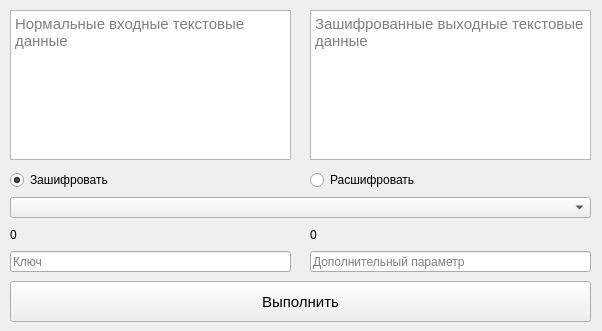
<?xml version="1.0" encoding="UTF-8"?>
<ui version="4.0">
 <class>Form</class>
 <widget class="QWidget" name="Form">
  <property name="windowModality">
   <enum>Qt::WindowModality::WindowModal</enum>
  </property>
  <property name="geometry">
   <rect>
    <x>0</x>
    <y>0</y>
    <width>602</width>
    <height>331</height>
   </rect>
  </property>
  <property name="minimumSize">
   <size>
    <width>444</width>
    <height>331</height>
   </size>
  </property>
  <property name="windowTitle">
   <string>aCrypt - шифратор</string>
  </property>
  <widget class="QFrame" name="encryptFrame">
   <property name="enabled">
    <bool>true</bool>
   </property>
   <property name="geometry">
    <rect>
     <x>10</x>
     <y>10</y>
     <width>581</width>
     <height>151</height>
    </rect>
   </property>
   <property name="minimumSize">
    <size>
     <width>0</width>
     <height>0</height>
    </size>
   </property>
   <property name="frameShape">
    <enum>QFrame::Shape::NoFrame</enum>
   </property>
   <property name="frameShadow">
    <enum>QFrame::Shadow::Raised</enum>
   </property>
   <widget class="QTextEdit" name="encryptInputTextEdit">
    <property name="geometry">
     <rect>
      <x>0</x>
      <y>0</y>
      <width>281</width>
      <height>150</height>
     </rect>
    </property>
    <property name="font">
     <font>
      <pointsize>11</pointsize>
     </font>
    </property>
    <property name="horizontalScrollBarPolicy">
     <enum>Qt::ScrollBarPolicy::ScrollBarAsNeeded</enum>
    </property>
    <property name="acceptRichText">
     <bool>true</bool>
    </property>
    <property name="placeholderText">
     <string>Нормальные входные текстовые данные</string>
    </property>
   </widget>
   <widget class="QTextEdit" name="encryptOutputTextEdit">
    <property name="geometry">
     <rect>
      <x>300</x>
      <y>0</y>
      <width>281</width>
      <height>150</height>
     </rect>
    </property>
    <property name="font">
     <font>
      <pointsize>11</pointsize>
     </font>
    </property>
    <property name="horizontalScrollBarPolicy">
     <enum>Qt::ScrollBarPolicy::ScrollBarAsNeeded</enum>
    </property>
    <property name="readOnly">
     <bool>true</bool>
    </property>
    <property name="placeholderText">
     <string>Зашифрованные выходные текстовые данные</string>
    </property>
   </widget>
   <widget class="QWidget" name="horizontalLayoutWidget">
    <property name="geometry">
     <rect>
      <x>0</x>
      <y>0</y>
      <width>21</width>
      <height>21</height>
     </rect>
    </property>
    <layout class="QHBoxLayout" name="encryptHorizontalLayout"/>
   </widget>
  </widget>
  <widget class="QComboBox" name="algorithmComboBox">
   <property name="geometry">
    <rect>
     <x>10</x>
     <y>197</y>
     <width>581</width>
     <height>21</height>
    </rect>
   </property>
   <property name="placeholderText">
    <string>Алгоритм</string>
   </property>
  </widget>
  <widget class="QFrame" name="radioButtonFrame">
   <property name="geometry">
    <rect>
     <x>10</x>
     <y>170</y>
     <width>581</width>
     <height>21</height>
    </rect>
   </property>
   <property name="frameShape">
    <enum>QFrame::Shape::NoFrame</enum>
   </property>
   <property name="frameShadow">
    <enum>QFrame::Shadow::Raised</enum>
   </property>
   <widget class="QRadioButton" name="encryptRadioButton">
    <property name="geometry">
     <rect>
      <x>0</x>
      <y>0</y>
      <width>281</width>
      <height>20</height>
     </rect>
    </property>
    <property name="text">
     <string>Зашифровать</string>
    </property>
    <property name="checkable">
     <bool>true</bool>
    </property>
    <property name="checked">
     <bool>true</bool>
    </property>
   </widget>
   <widget class="QRadioButton" name="decryptRadioButton">
    <property name="geometry">
     <rect>
      <x>300</x>
      <y>0</y>
      <width>281</width>
      <height>20</height>
     </rect>
    </property>
    <property name="text">
     <string>Расшифровать</string>
    </property>
   </widget>
   <widget class="QWidget" name="horizontalLayoutWidget_2">
    <property name="geometry">
     <rect>
      <x>560</x>
      <y>0</y>
      <width>21</width>
      <height>21</height>
     </rect>
    </property>
    <layout class="QHBoxLayout" name="radioButtonHorizontalLayout">
     <property name="leftMargin">
      <number>0</number>
     </property>
     <property name="topMargin">
      <number>0</number>
     </property>
     <property name="rightMargin">
      <number>0</number>
     </property>
     <property name="bottomMargin">
      <number>0</number>
     </property>
    </layout>
   </widget>
  </widget>
  <widget class="QPushButton" name="actionButton">
   <property name="geometry">
    <rect>
     <x>10</x>
     <y>281</y>
     <width>581</width>
     <height>41</height>
    </rect>
   </property>
   <property name="font">
    <font>
     <pointsize>11</pointsize>
    </font>
   </property>
   <property name="text">
    <string>Выполнить</string>
   </property>
   <property name="checkable">
    <bool>false</bool>
   </property>
  </widget>
  <widget class="QWidget" name="verticalLayoutWidget">
   <property name="geometry">
    <rect>
     <x>0</x>
     <y>0</y>
     <width>21</width>
     <height>21</height>
    </rect>
   </property>
   <layout class="QVBoxLayout" name="verticalLayout">
    <property name="spacing">
     <number>10</number>
    </property>
    <property name="leftMargin">
     <number>10</number>
    </property>
    <property name="topMargin">
     <number>10</number>
    </property>
    <property name="rightMargin">
     <number>10</number>
    </property>
    <property name="bottomMargin">
     <number>10</number>
    </property>
   </layout>
  </widget>
  <widget class="QFrame" name="decryptFrame">
   <property name="enabled">
    <bool>true</bool>
   </property>
   <property name="geometry">
    <rect>
     <x>10</x>
     <y>10</y>
     <width>581</width>
     <height>151</height>
    </rect>
   </property>
   <property name="frameShape">
    <enum>QFrame::Shape::NoFrame</enum>
   </property>
   <property name="frameShadow">
    <enum>QFrame::Shadow::Raised</enum>
   </property>
   <widget class="QTextEdit" name="decryptInputTextEdit">
    <property name="geometry">
     <rect>
      <x>0</x>
      <y>0</y>
      <width>281</width>
      <height>150</height>
     </rect>
    </property>
    <property name="font">
     <font>
      <pointsize>11</pointsize>
     </font>
    </property>
    <property name="horizontalScrollBarPolicy">
     <enum>Qt::ScrollBarPolicy::ScrollBarAsNeeded</enum>
    </property>
    <property name="placeholderText">
     <string>Зашифрованные входные текстовые данные</string>
    </property>
   </widget>
   <widget class="QTextEdit" name="decryptOutputTextEdit">
    <property name="geometry">
     <rect>
      <x>300</x>
      <y>0</y>
      <width>281</width>
      <height>150</height>
     </rect>
    </property>
    <property name="font">
     <font>
      <pointsize>11</pointsize>
     </font>
    </property>
    <property name="horizontalScrollBarPolicy">
     <enum>Qt::ScrollBarPolicy::ScrollBarAsNeeded</enum>
    </property>
    <property name="readOnly">
     <bool>true</bool>
    </property>
    <property name="placeholderText">
     <string>Нормальные выходные текстовые данные</string>
    </property>
   </widget>
   <widget class="QWidget" name="horizontalLayoutWidget_3">
    <property name="geometry">
     <rect>
      <x>0</x>
      <y>0</y>
      <width>21</width>
      <height>21</height>
     </rect>
    </property>
    <layout class="QHBoxLayout" name="decryptHorizontalLayout"/>
   </widget>
  </widget>
  <widget class="QFrame" name="parameterFrame">
   <property name="geometry">
    <rect>
     <x>10</x>
     <y>251</y>
     <width>581</width>
     <height>21</height>
    </rect>
   </property>
   <property name="frameShape">
    <enum>QFrame::Shape::NoFrame</enum>
   </property>
   <property name="frameShadow">
    <enum>QFrame::Shadow::Raised</enum>
   </property>
   <widget class="QWidget" name="horizontalLayoutWidget_4">
    <property name="geometry">
     <rect>
      <x>0</x>
      <y>0</y>
      <width>21</width>
      <height>21</height>
     </rect>
    </property>
    <layout class="QHBoxLayout" name="parameterHorizontalLayout"/>
   </widget>
   <widget class="QLineEdit" name="keyLineEdit">
    <property name="geometry">
     <rect>
      <x>0</x>
      <y>0</y>
      <width>281</width>
      <height>21</height>
     </rect>
    </property>
    <property name="cursor">
     <cursorShape>IBeamCursor</cursorShape>
    </property>
    <property name="inputMask">
     <string/>
    </property>
    <property name="text">
     <string/>
    </property>
    <property name="placeholderText">
     <string>Ключ</string>
    </property>
    <property name="clearButtonEnabled">
     <bool>false</bool>
    </property>
   </widget>
   <widget class="QLineEdit" name="auxLineEdit">
    <property name="geometry">
     <rect>
      <x>300</x>
      <y>0</y>
      <width>281</width>
      <height>21</height>
     </rect>
    </property>
    <property name="cursor">
     <cursorShape>IBeamCursor</cursorShape>
    </property>
    <property name="inputMask">
     <string/>
    </property>
    <property name="text">
     <string/>
    </property>
    <property name="placeholderText">
     <string>Дополнительный параметр</string>
    </property>
    <property name="clearButtonEnabled">
     <bool>false</bool>
    </property>
   </widget>
  </widget>
  <widget class="QFrame" name="parameterLengthFrame">
   <property name="geometry">
    <rect>
     <x>10</x>
     <y>225</y>
     <width>581</width>
     <height>21</height>
    </rect>
   </property>
   <property name="frameShape">
    <enum>QFrame::Shape::NoFrame</enum>
   </property>
   <property name="frameShadow">
    <enum>QFrame::Shadow::Raised</enum>
   </property>
   <widget class="QWidget" name="horizontalLayoutWidget_6">
    <property name="geometry">
     <rect>
      <x>560</x>
      <y>0</y>
      <width>21</width>
      <height>21</height>
     </rect>
    </property>
    <layout class="QHBoxLayout" name="parameterLengthHorizontalLayout">
     <property name="leftMargin">
      <number>0</number>
     </property>
     <property name="topMargin">
      <number>0</number>
     </property>
     <property name="rightMargin">
      <number>0</number>
     </property>
     <property name="bottomMargin">
      <number>0</number>
     </property>
    </layout>
   </widget>
   <widget class="QLabel" name="keyLengthLabel">
    <property name="geometry">
     <rect>
      <x>0</x>
      <y>0</y>
      <width>281</width>
      <height>20</height>
     </rect>
    </property>
    <property name="text">
     <string>0</string>
    </property>
   </widget>
   <widget class="QLabel" name="auxLengthLabel">
    <property name="geometry">
     <rect>
      <x>300</x>
      <y>0</y>
      <width>281</width>
      <height>20</height>
     </rect>
    </property>
    <property name="text">
     <string>0</string>
    </property>
   </widget>
  </widget>
  <zorder>algorithmComboBox</zorder>
  <zorder>radioButtonFrame</zorder>
  <zorder>actionButton</zorder>
  <zorder>verticalLayoutWidget</zorder>
  <zorder>decryptFrame</zorder>
  <zorder>encryptFrame</zorder>
  <zorder>parameterFrame</zorder>
  <zorder>parameterLengthFrame</zorder>
 </widget>
 <resources/>
 <connections/>
</ui>
